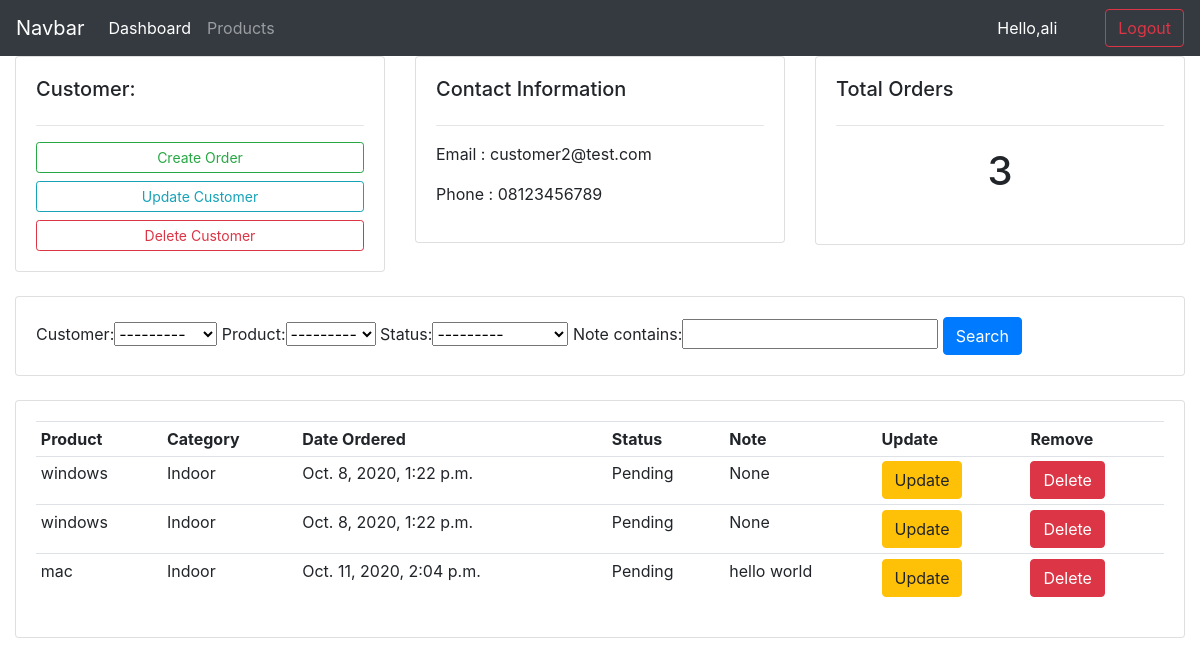
The page /accounts/customer/2/ (signed in) on the database as committed earlier.
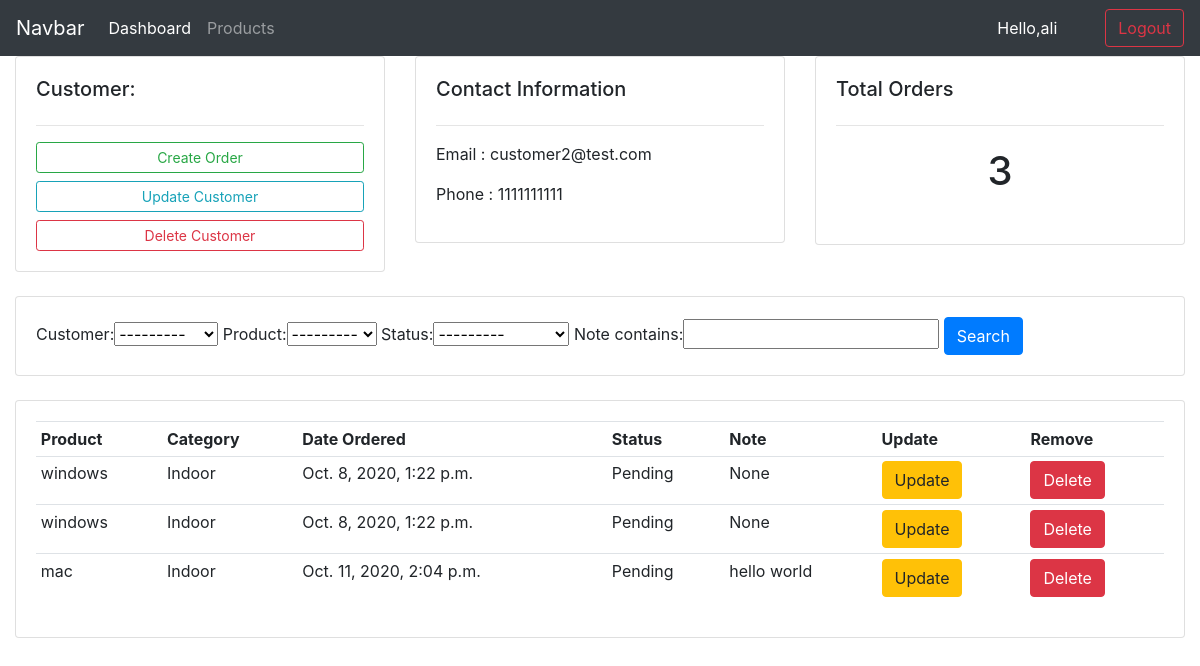
The same page on the database as committed later.
### accounts/models.py (models this page shows)
class Customer(models.Model):
    user = models.OneToOneField(User,null=True,blank=True,on_delete=models.CASCADE)
    name = models.CharField(max_length=200,null=True)
    phone = models.CharField(max_length=200,null=True)
    email = models.CharField(max_length=200,null=True)
    profile_pic = models.ImageField(default='profile1.jpg',null=True,blank=True)
    def __str__(self):
        return self.name

### accounts/decorators.py (the view)
        def wrapper_func(request,*args,**kwargs):
            if request.user.groups.exists():
                group = request.user.groups.all()[0].name
            if group in allowed_roles:
                return views_func(request,*args,**kwargs)
            else:
                return HttpResponse('You are not authorized to view')

### accounts/models.py (called while the page is built)
    def __str__(self):
        return self.name

### accounts/views.py (called while the page is built)
@login_required(login_url='accounts:login')
@allowed_users(allowed_roles=['admin'])
def customer(request,pk):
    customer = Customer.objects.get(id=pk)
    orders = customer.order_set.all()
    total_orders = orders.count()
    search = OrderFilter(request.GET,queryset=orders)
    orders = search.qs
    context={
        'customer':customer,
        'orders':orders,
        'total_orders':total_orders,
        'search':search,
    }
    return render(request,'accounts/customer.html',context)

### accounts/templates/accounts/customer.html (shortened to what this page needs)
{% extends 'accounts/main.html' %}
{% block content %}
    <div class="row">
        <div class="col-md">
            <div class="card card-body">
                <h5>Customer:</h5>
                <hr>
                <a class="btn btn-outline-success btn-sm btn-block" href="{% url 'accounts:order_create' customer.id %}">Create Order</a>
                <a class="btn btn-outline-info btn-sm btn-block" href="">Update Customer</a>
                <a class="btn btn-outline-danger btn-sm btn-block" href="">Delete Customer</a>
            </div>
        </div>
        <div class="col-md">
            <div class="card card-body">
                <h5>Contact Information</h5>
                <hr>
                <p>Email : {{customer.email}}</p>
                <p>Phone : {{customer.phone}}</p>
            </div>
        </div>
        <div class="col-md">
            <div class="card card-body">
                <h5>Total Orders</h5>
                <hr>
                <h1 style="text-align: center;padding: 5px;">{{total_orders}}</p>
            </div>
        </div>
    </div>
    <br>
    <div class="row">
        <div class="col">
            <div class="card card-body">
                <form method="get">
                    {{search.form}}
                    <button class="btn btn-primary" type="submit">Search</button>
                </form>
            </div>
        </div>
    </div>
    <br>
    <div class="row">
        <div class="col">
            <div class="card card-body">
                <table class="table table-sm">
                    <tr>
                        <th>Product</th>
                        <th>Category</th>
                        <th>Date Ordered</th>
                        <th>Status</th>
                        <th>Note</th>
                        <th>Update</th>
                        <th>Remove</th>
                    </tr>
                    {% for order in orders %}
                        <tr>
                            <td> {{order.product.name}} </td>
                            <td> {{order.product.category}} </td>
                            <td> {{order.date_created}} </td>
                            <td> {{order.status}} </td>
                            <td> {{order.note}} </td>
                            <td><a href="{% url 'accounts:order_update' order.id %}" class="btn btn-warning">Update</a></th>
                                <td><a href="{% url 'accounts:order_delete' order.id %}" class="btn btn-danger">Delete</a></th>
                        </tr>
                    {% endfor %}
                </table>
            </div>
        </div>
    </div>
{% endblock %}

Rows that differ between the two databases and show on the page:
changed Customer "customer2@test.com": phone "08123456789" → "1111111111"
